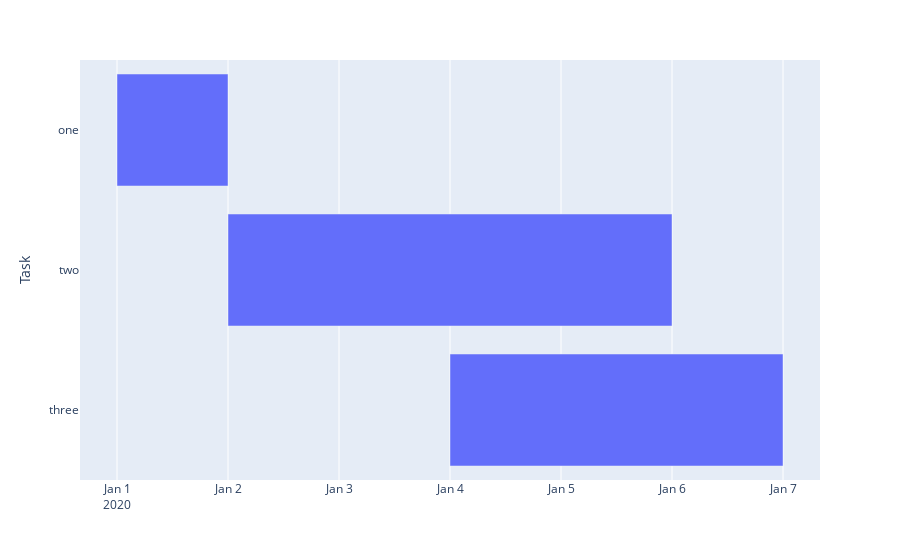

Notebook code cell kept with this figure:
### Code cell
import plotly.graph_objects as go
import plotly.express as px
from datetime import datetime

def create_plotly_figure(weeks_start, weeks_end, module, descriptions):

    data = [{'Task': mod, 'Start': ws, 'Finish': we, 'description': des} 
        for ws, we, mod, des in zip(weeks_start, weeks_end, module, descriptions)]

    df = pd.DataFrame(data)

    fig = px.timeline(df, x_start="Start", x_end="Finish", y="Task", hover_data=["description"])
    fig.update_yaxes(autorange="reversed") # otherwise tasks are listed from the bottom up

    return fig

create_plotly_figure([datetime(2020, 1, 1), datetime(2020, 1, 2), datetime(2020, 1, 4)], 
                     [datetime(2020, 1, 2), datetime(2020, 1, 6), datetime(2020, 1, 7)], 
                     ["one", "two", "three"], ["hello", "hi", "lol"])

### Figure 1 — Plotly figure (JSON) as saved in the notebook; plotly's stock layout.template omitted (floating-point values rounded to 4 significant figures)
{"data": [{"alignmentgroup": "True", "base": ["2020-01-01T00:00:00", "2020-01-02T00:00:00", "2020-01-04T00:00:00"], "customdata": [["hello"], ["hi"], ["lol"]], "hovertemplate": "Start=%{base}<br>Finish=%{x}<br>Task=%{y}<br>description=%{customdata[0]}<extra></extra>", "legendgroup": "", "marker": {"color": "#636efa", "pattern": {"shape": ""}}, "name": "", "offsetgroup": "", "orientation": "h", "showlegend": false, "textposition": "auto", "type": "bar", "x": [86400000, 345600000, 259200000], "xaxis": "x", "y": ["one", "two", "three"], "yaxis": "y"}], "layout": {"barmode": "overlay", "legend": {"tracegroupgap": 0}, "margin": {"t": 60}, "xaxis": {"anchor": "y", "domain": [0, 1], "type": "date"}, "yaxis": {"anchor": "x", "autorange": "reversed", "domain": [0, 1], "title": {"text": "Task"}}}}
